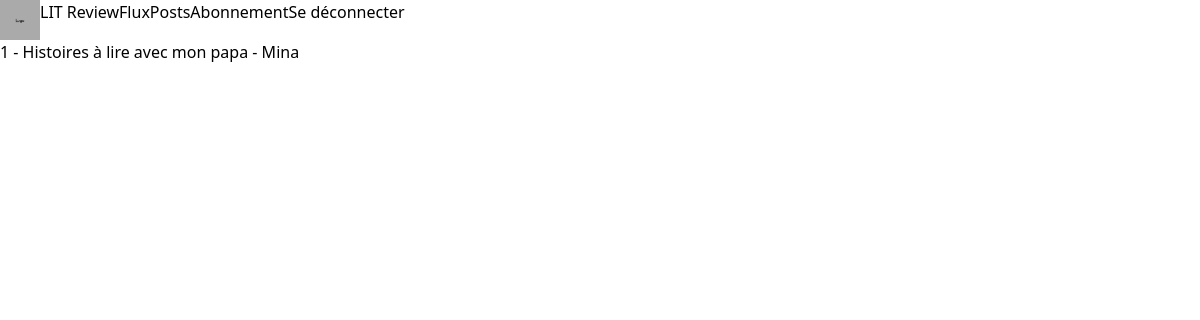
The page /review/ (signed in) on the database as committed earlier.
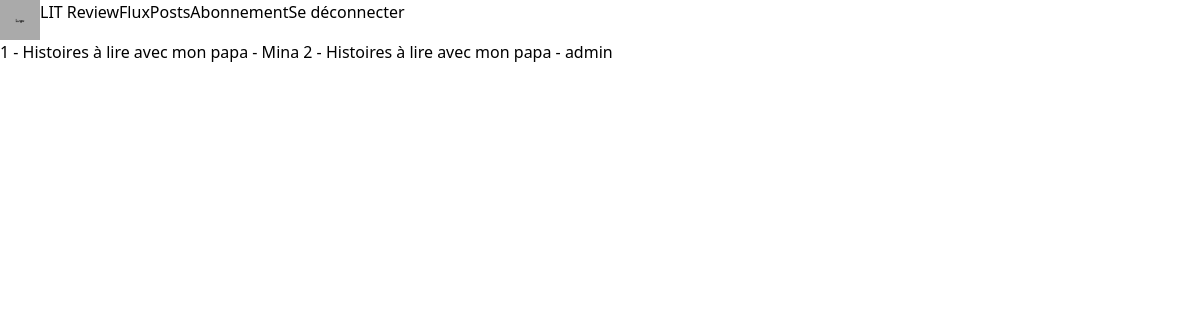
The same page on the database as committed later.
### review/models.py (models this page shows, shortened)
class Review(models.Model):
    ticket: Ticket = models.ForeignKey(to=Ticket, on_delete=models.CASCADE)
    rating = models.PositiveSmallIntegerField(
        validators=[MinValueValidator(0), MaxValueValidator(5)],
        choices=((1, 1), (2, 2), (3, 3), (4, 4), (5, 5)),
        default=3,
    )
    headline = models.CharField(max_length=128)
    body = models.TextField(max_length=8192, blank=True)
    user: User = models.ForeignKey(
        to=settings.AUTH_USER_MODEL, on_delete=models.CASCADE)
    time_created = models.DateTimeField(auto_now_add=True)
    def __str__(self):
        return f"{self.pk} - {self.ticket.title} - {self.user.username}"

### ticket/models.py (models this page shows, shortened)
class Ticket(models.Model):
    title = models.CharField(max_length=128)
    description = models.TextField(max_length=2038, blank=True)
    user: User = models.ForeignKey(to=settings.AUTH_USER_MODEL,
                                   on_delete=models.CASCADE)
    image = models.ImageField(null=True, blank=True, upload_to='books_cover')
    time_created = models.DateTimeField(auto_now_add=True)

### review/views.py (the view)
# urls.py: path('', ReviewListView.as_view(), name='review_list'),
class ReviewListView(LoginRequiredMixin, ListView):
    model = Review
    login_url = ''
    redirect_field_name = 'redirect_to'
    context_object_name = "reviews"

### review/templates/review/review_list.html
{% extends "litreview/base.html" %}
{% block content %}
    <div class="container flex">
        {% for review in reviews %}
            {{ review }}
        {% endfor %}
    </div>
{% endblock %}

Rows that differ between the two databases and show on the page:
added Review: id+ticket+user "2 - Histoires à lire avec mon papa - admin"
